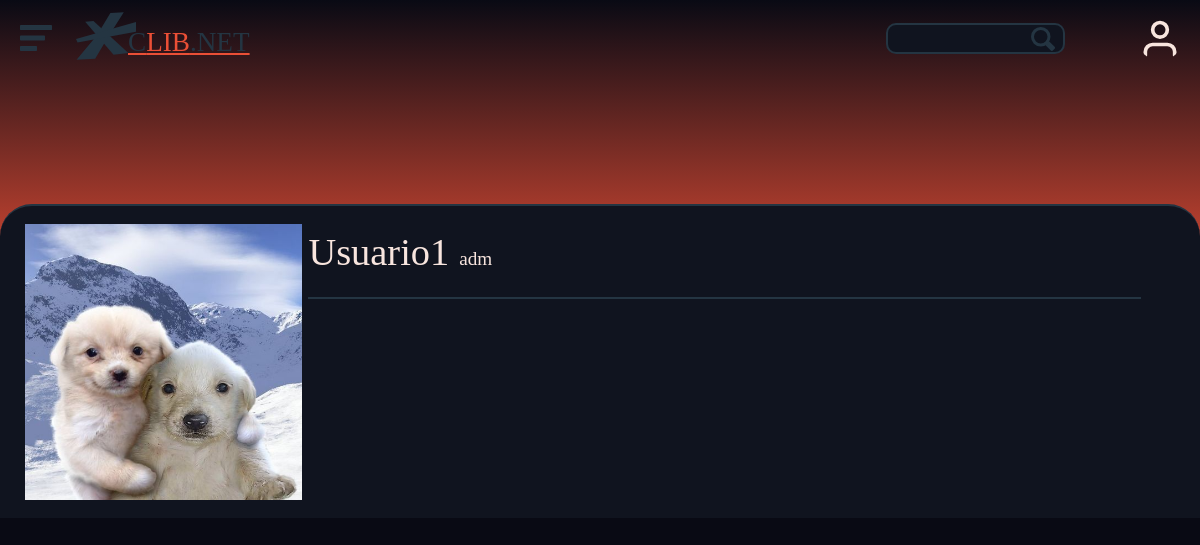
/Web/PHP/usuario.php?id=1, run on the app's committed database.
### tables this page shows
CREATE TABLE IF NOT EXISTS tb_usuarios (
	cod INTEGER PRIMARY KEY AUTO_INCREMENT,
	nome VARCHAR(100),
	username VARCHAR(32) UNIQUE,
	cpf BIGINT(11) ZEROFILL,
	dtcriacao DATE,
	dtnasc DATE,
	email VARCHAR(100),
	senha VARCHAR(32),
	ativo BOOLEAN DEFAULT true,
	tipo VARCHAR(3) CHECK (tipo IN ('USR', 'VER', 'ADM' )),
	imagem VARCHAR(100),
	descricao VARCHAR(700),
	token_recuperacao VARCHAR(255),
	token_expires INTEGER(11)
);

### Web/PHP/components/contentLoader/userInfo.php (the view, shortened to what this page needs)
<?php
include_once("C:/xampp/htdocs/projtcc/web/PHP/administrator/utils/connect.php");
$conn = connect();
if (isset($_GET["id"])) {
    $idU = $_GET["id"];
    $sqlU = "SELECT nome, username, descricao, imagem
FROM tb_usuarios
WHERE cod = " . $idU;
    $stmtU = $conn->prepare($sqlU);
    $stmtU->execute();
    $stmtU->store_result();
    $resultU = "";
    if ($stmtU->num_rows > 0) {
        $stmtU->bind_result($nome, $username, $desc, $img);
        while ($stmtU->fetch()) {
            $resultU .= '<div class="size3 pZero grid" style="justify-items: center;">';
            if ($img == null) {
                $resultU .= '<svg class="userPicture" data-v-5cba5096="" data-v-dd104bd2="" xmlns="http://www.w3.org/2000/svg"
                    fill="none" viewBox="0 0 24 24" class="icon large text-icon-contrast text-undefined" id="avatar">
                    <path stroke="currentColor" stroke-linecap="round" stroke-linejoin="round" stroke-width="2"
                    d="M20 21v-2a4 4 0 0 0-4-4H8a4 4 0 0 0-4 4v2m8-10a4 4 0 1 0 0-8 4 4 0 0 0 0 8">
                    </path>
                    </svg>';
            } else {
                $resultU .= '<img class="autorImagem" src="../SRC/fotos/usuario/' . htmlspecialchars($img) . '">';
            }
            $resultU .= '</div>
                <div class="size9 livroInfoMain">
                    <div class="livroTituloSection borderBottom flexColumn contSection size8">
                        <div class="userNome"><span>' . htmlspecialchars($nome) . '</span>' . $username . '</div>
                        <div class="flexColumn widthMax">
                        </div>
                    </div>
                    <div class="contSection livroDesc">
                        ' . nl2br(htmlspecialchars($desc)) . '
                    </div>
                </div>';
        }
        echo $resultU;
    } else {
    }
}

### Web/CSS/styleRecursos.css (style rules this page uses)
:root { --navHeight: 3.5rem; --font: #f8e5de; --corPrimaria: #ea4f36; --corSecundaria: #bc3131; --corSecundaria2: #bc31318e; --bgPrimaria: #090a14; --bgSecundaria: #10141f; --bgTerciaria: #243542; --bgLogin: #1d2230; --bgInput: #343a3b; --bgHover: #1c2635; }

### Web/CSS/styleComponentes.css (style rules this page uses)
.conteudo { background-color: var(--bgPrimaria); color: var(--font); max-width: 100%; }
.livroDesc { padding-top: 1.75rem; font-family: 'Gotham Book'; font-size: 1em; }
.livroInfoMain { padding: 0 2.5% 0 1%; }
.livroTituloSection { padding-bottom: 5px }
.userNome { font-size: 1.2rem; }
.userNome span { font-size: 2.4rem; font-family: 'Gotham Medium'; font-weight: 500; margin-right: 10px; }
.autorImagem { justify-self: center; max-width: 95%; min-width: 80%; }

### Web/CSS/style.css (style rules this page uses)
.flexColumn { flex-direction: column; display: flex; }
.grid { display: grid; }
.contSection { --paddingX: 1.5rem; --paddingY: 0; display: flex; flex-wrap: wrap; margin-top: calc(-1 * var(--paddingY)); margin-right: calc(-.5 * var(--paddingX)); margin-left: calc(-.5 * var(--paddingX)) }
.pZero { padding: 0 !important; }
.size3 { flex: 0 0 auto; width: 25%; }
.size8 { flex: 0 0 auto; width: 66.66666667%; }
.size9 { flex: 0 0 auto; width: 75%; }
.borderBottom { border-bottom: 2px solid var(--bgTerciaria); padding-bottom: 1rem; width: 100%; }
body { margin: 0; font-family: "Gotham Book"; font-size: 1rem; line-height: 1.5; -webkit-text-size-adjust: 100%; -webkit-tap-highlight-color: transparent; }

### data on the page
tb_usuarios: imagem (picture), nome "Usuario1", username "adm"
